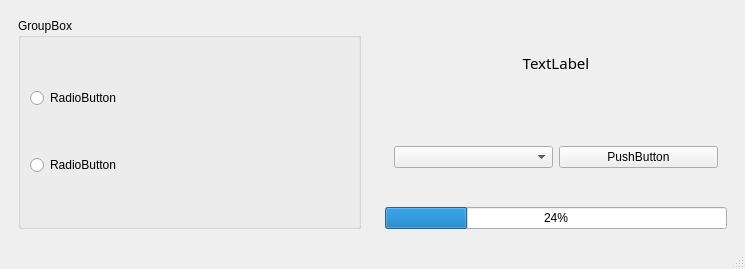
<?xml version="1.0" encoding="UTF-8"?>
<ui version="4.0">
 <class>MainWindow</class>
 <widget class="QMainWindow" name="MainWindow">
  <property name="geometry">
   <rect>
    <x>0</x>
    <y>0</y>
    <width>745</width>
    <height>269</height>
   </rect>
  </property>
  <property name="sizePolicy">
   <sizepolicy hsizetype="Preferred" vsizetype="Preferred">
    <horstretch>0</horstretch>
    <verstretch>0</verstretch>
   </sizepolicy>
  </property>
  <property name="windowTitle">
   <string>MainWindow</string>
  </property>
  <widget class="QWidget" name="centralwidget">
   <layout class="QHBoxLayout" name="horizontalLayout_3">
    <item>
     <widget class="QWidget" name="widget" native="true">
      <layout class="QHBoxLayout" name="horizontalLayout">
       <item>
        <widget class="QGroupBox" name="gb_radio">
         <property name="sizePolicy">
          <sizepolicy hsizetype="MinimumExpanding" vsizetype="Preferred">
           <horstretch>0</horstretch>
           <verstretch>0</verstretch>
          </sizepolicy>
         </property>
         <property name="title">
          <string>GroupBox</string>
         </property>
         <layout class="QVBoxLayout" name="verticalLayout">
          <item>
           <widget class="QRadioButton" name="rb_1">
            <property name="text">
             <string>RadioButton</string>
            </property>
           </widget>
          </item>
          <item>
           <widget class="QRadioButton" name="rb_2">
            <property name="text">
             <string>RadioButton</string>
            </property>
           </widget>
          </item>
         </layout>
        </widget>
       </item>
      </layout>
     </widget>
    </item>
    <item>
     <widget class="QWidget" name="widget_2" native="true">
      <layout class="QVBoxLayout" name="verticalLayout_2">
       <item>
        <widget class="QLabel" name="label">
         <property name="font">
          <font>
           <family>Segoe Fluent Icons</family>
           <pointsize>11</pointsize>
          </font>
         </property>
         <property name="layoutDirection">
          <enum>Qt::LayoutDirection::LeftToRight</enum>
         </property>
         <property name="text">
          <string>TextLabel</string>
         </property>
         <property name="alignment">
          <set>Qt::AlignmentFlag::AlignCenter</set>
         </property>
        </widget>
       </item>
       <item>
        <widget class="QWidget" name="widget_3" native="true">
         <layout class="QHBoxLayout" name="horizontalLayout_2">
          <item>
           <widget class="QComboBox" name="cB_"/>
          </item>
          <item>
           <widget class="QPushButton" name="pb_">
            <property name="text">
             <string>PushButton</string>
            </property>
           </widget>
          </item>
         </layout>
        </widget>
       </item>
       <item>
        <widget class="QProgressBar" name="pBar">
         <property name="value">
          <number>24</number>
         </property>
        </widget>
       </item>
      </layout>
     </widget>
    </item>
   </layout>
  </widget>
  <widget class="QStatusBar" name="statusbar"/>
 </widget>
 <resources/>
 <connections/>
</ui>
